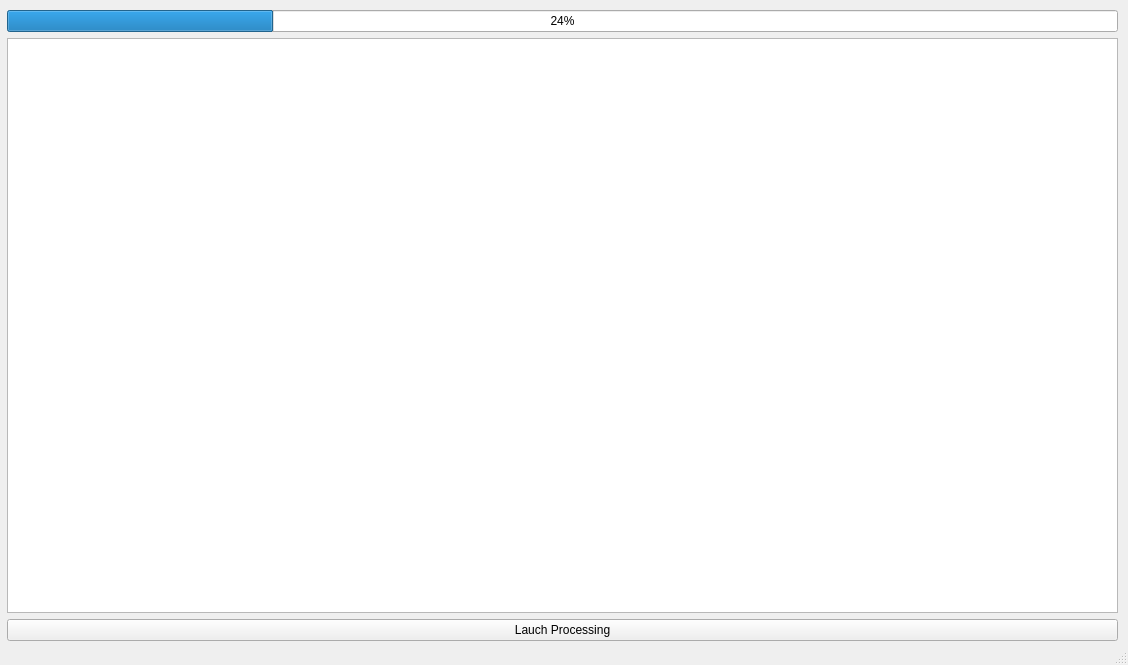
<?xml version="1.0" encoding="UTF-8"?>
<ui version="4.0">
 <class>MainWindow</class>
 <widget class="QMainWindow" name="MainWindow">
  <property name="geometry">
   <rect>
    <x>0</x>
    <y>0</y>
    <width>1128</width>
    <height>665</height>
   </rect>
  </property>
  <property name="windowTitle">
   <string>MainWindow</string>
  </property>
  <widget class="QWidget" name="centralwidget">
   <widget class="QWidget" name="">
    <property name="geometry">
     <rect>
      <x>7</x>
      <y>10</y>
      <width>1111</width>
      <height>631</height>
     </rect>
    </property>
    <layout class="QVBoxLayout" name="verticalLayout">
     <item>
      <widget class="QProgressBar" name="progressBar">
       <property name="value">
        <number>24</number>
       </property>
      </widget>
     </item>
     <item>
      <widget class="QTextEdit" name="output_text">
       <property name="readOnly">
        <bool>true</bool>
       </property>
      </widget>
     </item>
     <item>
      <widget class="QPushButton" name="pushButton">
       <property name="text">
        <string>Lauch Processing</string>
       </property>
      </widget>
     </item>
    </layout>
   </widget>
  </widget>
  <widget class="QStatusBar" name="statusbar"/>
 </widget>
 <resources/>
 <connections/>
</ui>
